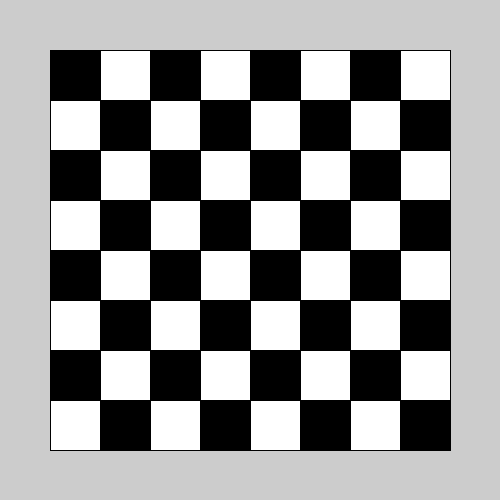
Frame 1 (no input)
Frame 60 (the mouse pressed at the canvas centre just before this capture): identical to frame 1, image omitted
Frame 120 (the mouse held since frame 60 and released just before this capture): identical to frame 1, image omitted

The Processing sketch that drew this single still picture (run headless with seeded random() and noise(); from frame 60 on, the mouse is pressed at the canvas centre):

// Processing sketch: chessboard
// ── chessboard.pde
void setup() {
  size(500, 500);
}

void draw() {
  for (int i = 1; i <= 8; i++) {
    for (int j = 1; j <= 8; j++) {

      if ((i+j) % 2 == 0) {
        fill(0);
      } 
      else {
        fill(255);
      }
      rect(50*i, 50*j, 50, 50);
    }
  }
}
